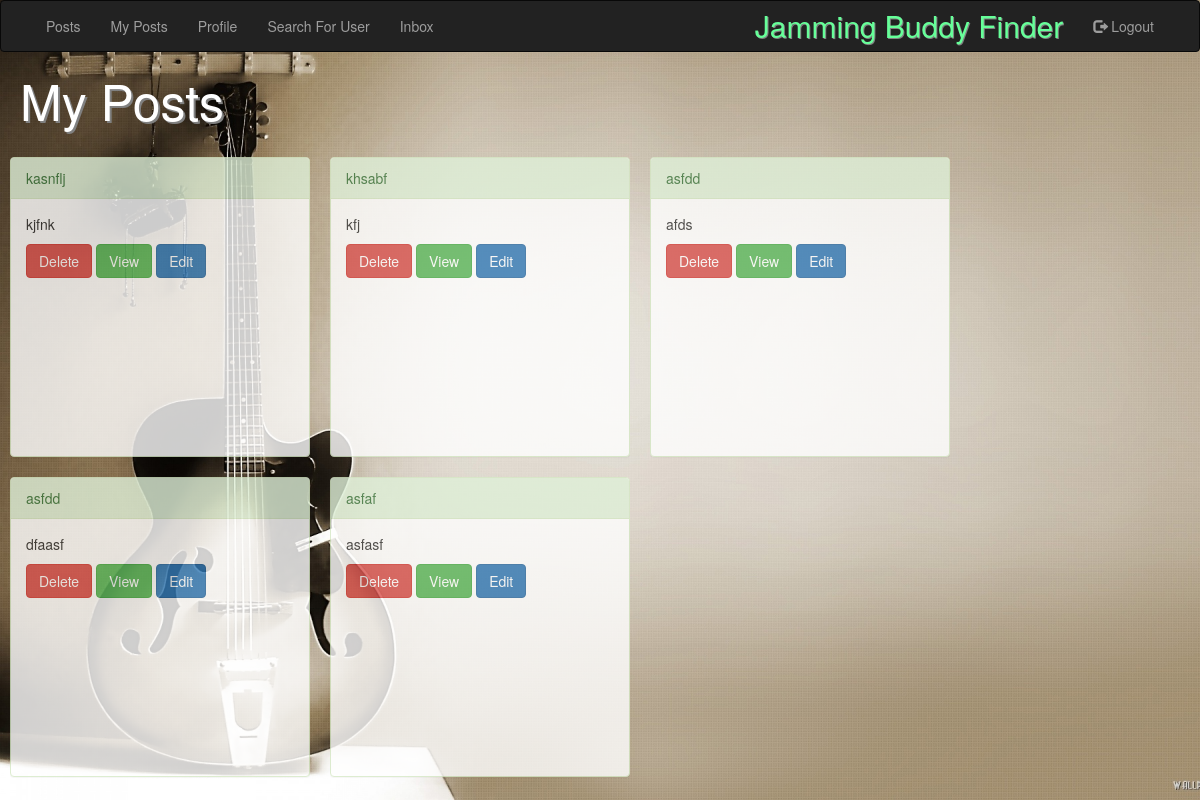
The page /my_ads.php (signed in) on the database its author committed.
### tables this page shows
CREATE TABLE `Ad` (
  `id` int(11) NOT NULL,
  `title` varchar(40) NOT NULL,
  `owner_id` int(11) NOT NULL,
  `description` varchar(255) NOT NULL,
  `location` varchar(255) NOT NULL,
  `date` timestamp NOT NULL DEFAULT CURRENT_TIMESTAMP ON UPDATE CURRENT_TIMESTAMP,
  `instrument` enum('guitar','piano','drums','ukulele','voice') NOT NULL,
  `skill` enum('beginner','medium','advanced','pro') NOT NULL,
  `date_of_posting` timestamp NOT NULL DEFAULT CURRENT_TIMESTAMP,
  `genre` enum('rock','pop','folk','rap','country') NOT NULL
);

### my_ads.php (the view, shortened to what this page needs)
<?php
include "db_conn.php";
include_once "menu.php";
?>
<html>
    <body style=' background-image: url("wallpaper1.jpg"); background-repeat: no-repeat; /* Do not repeat the image */
  background-size: cover'>
        <h1 style = "margin: 20px; color: white; font-size: 50px; text-shadow: 2px 2px gray">My Posts</h1>
    </body>
</html>
<?php
$id = $_SESSION['id'];
    $data = $conn->query("SELECT * FROM `Ad` WHERE `owner_id` = '$id'");
    while($res = $data->fetch_assoc()){
        $title1 = $res['title'];
        $text1 = $res['description'];
        $ad_id = $res['id'];
        $location = $res['location'];
        $genre = $res['genre'];
        $skill = $res['skill'];
        $instrument = $res['instrument'];
        $date = $res['date'];
        echo "
        <div class='panel panel-success' style='opacity: 0.8'>
            <div class='panel-heading'>$title1</div>
            <div class='panel-body'>
                <p id='text'>$text1</p>
            <div style='display: inline-block;'>
                <form  action='delete_ad.php' method='post'>
                    <input type='hidden' name='id' value='".$ad_id."'>
                    <input style='display: inline-block;' class='btn btn-danger' type='submit' value='Delete'>
                </form>
            </div>
            <div style='display: inline-block;'>
                <form action='one_ad.php' method='post'>
                    <input type='hidden' name='id' value='".$ad_id."'>
                    <input style='display: inline-block;' type='submit' class='btn btn-success' value='View'>
                </form>
            </div>
            <div style='display: inline-block;'>
                <form action='edit_ad.php' method='post'>
                    <input type='hidden' name='ad_id' value='".$ad_id."'>
                    <input type='hidden' name='title' value='".$title1."'>
                    <input type='hidden' name='description' value='".$text1."'>
                    <input type='hidden' name='location' value='".$location."'>
                    <input type='hidden' name='skill' value='".$skill."'>
                    <input type='hidden' name='genre' value='".$genre."'>
                    <input type='hidden' name='date' value='".$date."'>
                    <input type='hidden' name='instrument' value='".$instrument."'>
                    <input style='display: inline-block;' type='submit' class='btn btn-primary' value='Edit'>
                </form>
                </div>
            </div>
            </div>
        </div>";
    }
?>
<link rel="stylesheet" href="https://maxcdn.bootstrapcdn.com/bootstrap/3.4.1/css/bootstrap.min.css">

### my_ads.php (style rules this page uses)
.panel-success { width: 300px; height: 300px; word-wrap: break-word; float: left; margin: 10px; overflow: auto; }

### rows shown on the page
ad: title "kasnflj", description "kjfnk"
ad: title "khsabf", description "kfj"
ad: title "asfdd", description "afds"
ad: title "asfdd", description "dfaasf"
ad: title "asfaf", description "asfasf"
